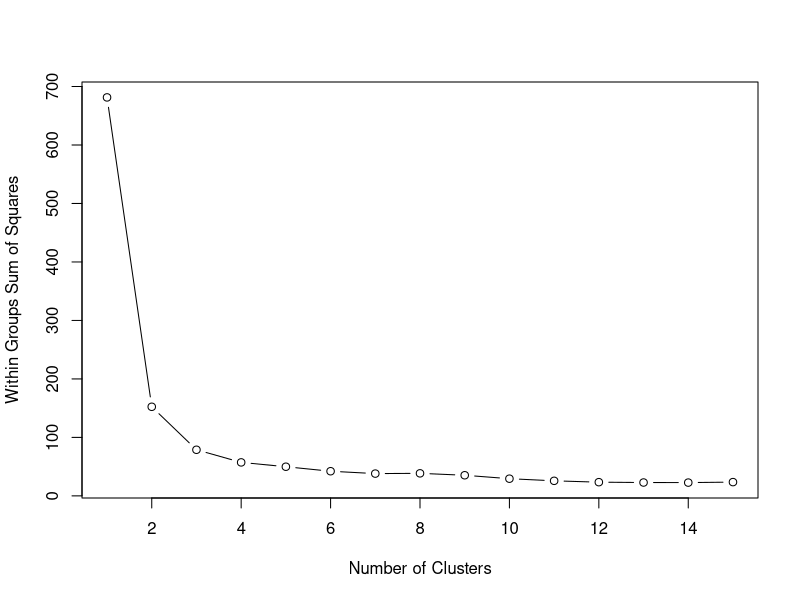
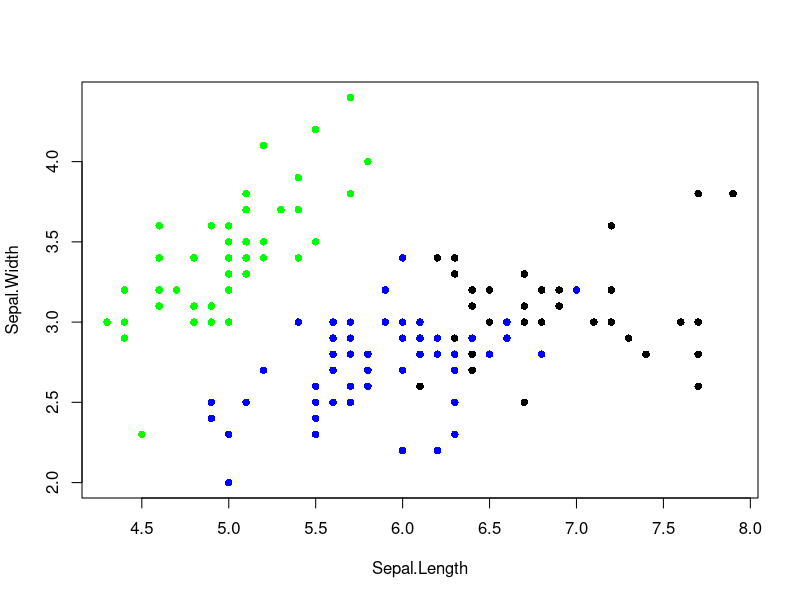
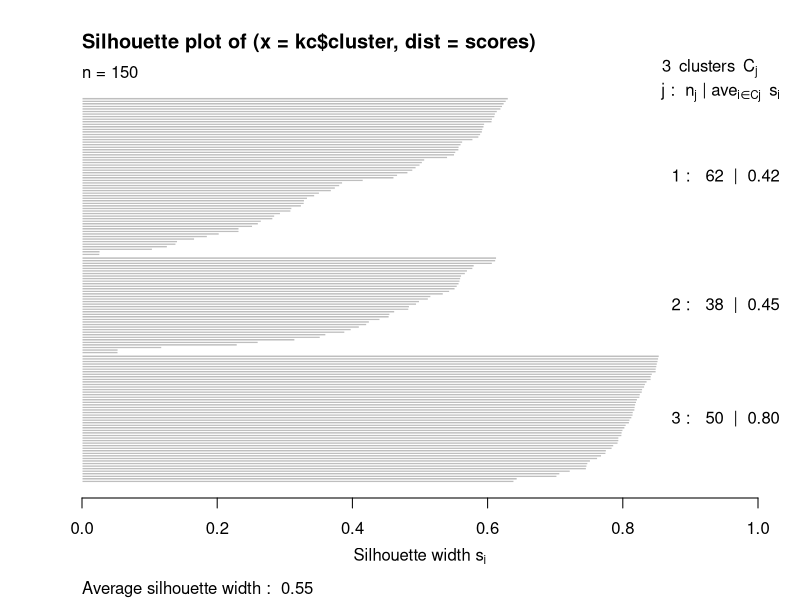
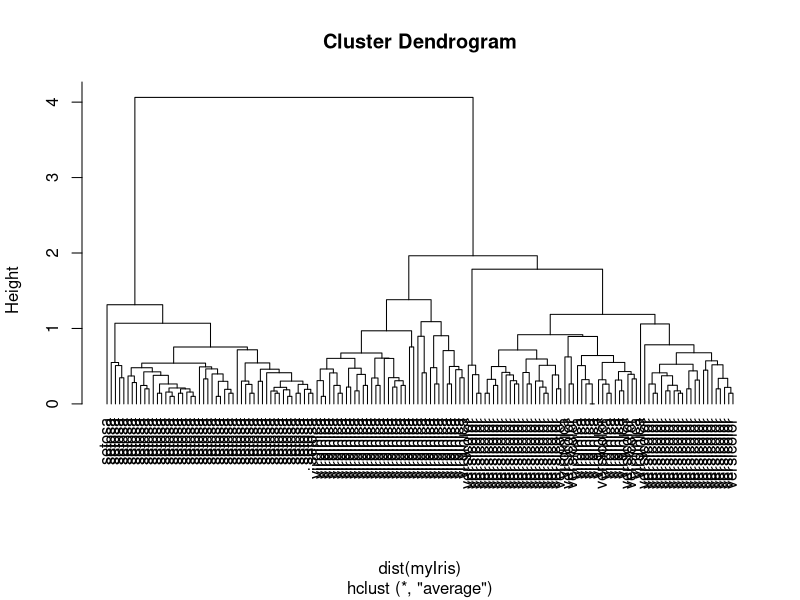

These charts were generated, in order, by the following R code:
# 1. Make a copy of the iris data
myIris <- iris

# 2. Remove the species attribute
myIris <- myIris[-5]


# 3. Calculate the 'within group sum of squares' to help decide on an appropriate number of clusters
sumsq <- (nrow(myIris)-1)*sum(apply(myIris,2,var))
for(i in 2:15) sumsq[i] <- sum(kmeans(myIris,centers=i)$withinss)

# 4. Plot the 'within group sum of squares'
plot(1:15,sumsq,type = "b",xlab="Number of Clusters", ylab="Within Groups Sum of Squares")

# 5. Apply clustering to the data, using a k-value of 3
kc <- kmeans(myIris,3)

# 6. Set a color palette for the clustering plot
palette(value=c('blue','black','green'))

# 7. Plot the clusters
axes <- c("Sepal.Length", "Sepal.Width")
plot(myIris[axes],
     col=kc$cluster, pch=16)

# 8. Aggregate the data according to the resulting clusters, returning the mean value for each
aggregate(myIris,by=list(kc$cluster),FUN = mean)

# 9. Append the cluster assignment to the rows in a data frame
myClusters <- data.frame(myIris,kc$cluster)

# 10. Display the data frame
myClusters

# 11. Load the cluster library
library(cluster)

# 12. use the daisy() function to calculate all pair-wise distances (dissimilarities)
scores <- daisy(myIris)

# 13. Use the silhouette() function to calculate the silhouettes and plot them
sil <- silhouette(kc$cluster,scores)
plot(sil)


# 14. Use the hclust() function to hierarchically cluster the data. Use the average agglomeration technique
hc <- hclust(dist(myIris),method="ave")

# 15. Plot the Dendrogram
plot(hc,hang=-1,labels=iris$Species)

